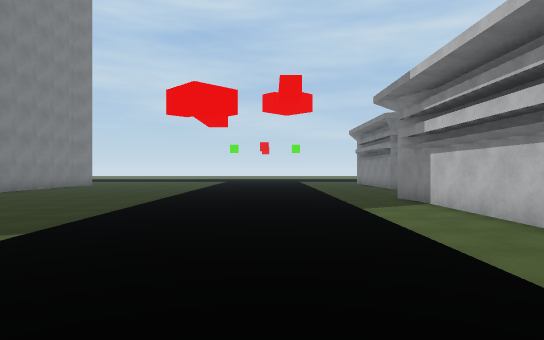
view 1 (above)

20 first-person views from a walk through a scene from a Unity 3-D project. The camera is 1.3 m above the floor, looks level and sees 75° across. The floor is counted in squares, 2 m on a side. Each view is taken from the middle of a square. On the plan, view 1 faces up. The plan holds only what a view shows up to about 10 squares ahead; the rest is blank. The place goes on beyond the plan. The player is left out.

view 2
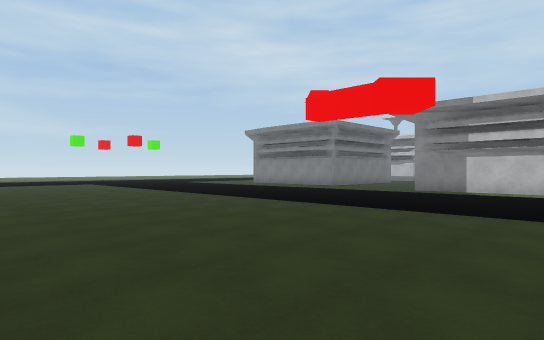

view 3
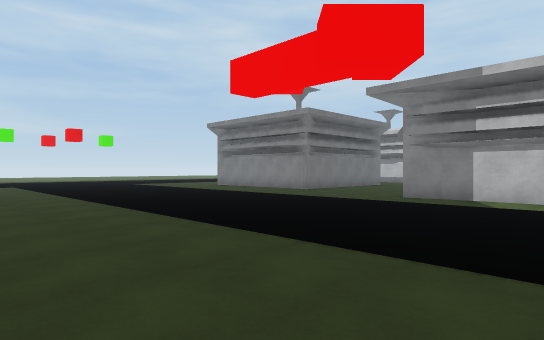

view 4
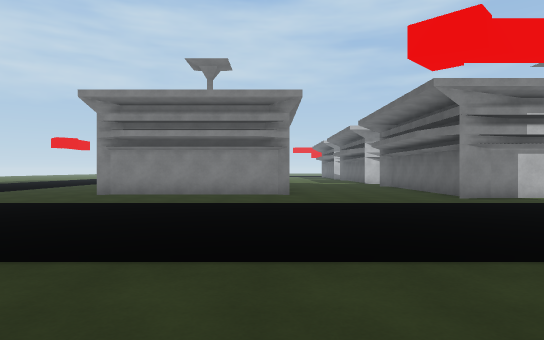

view 5
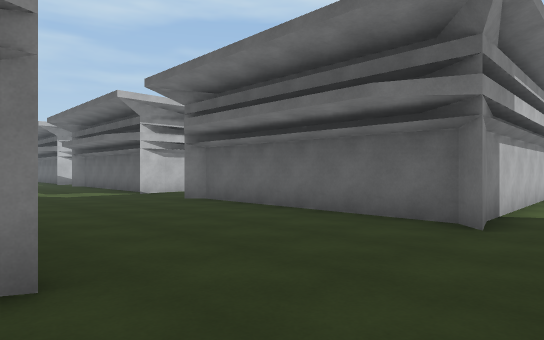

view 6
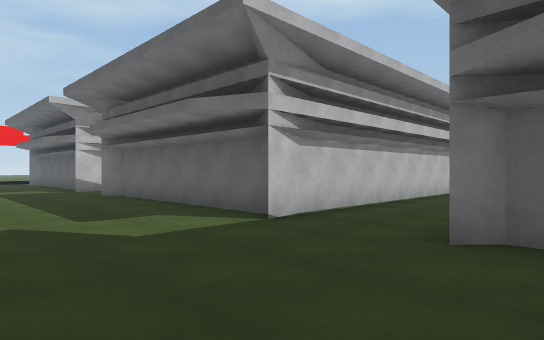

view 7
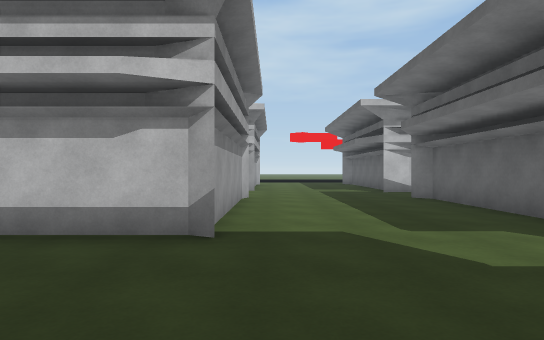

view 8
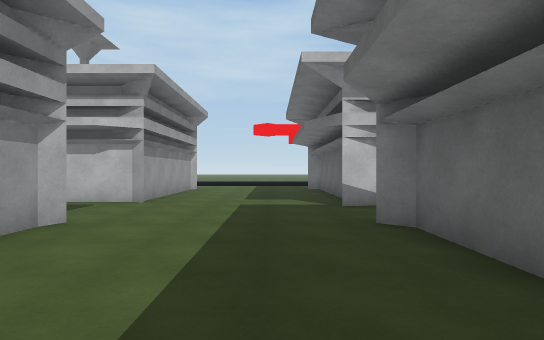

view 9
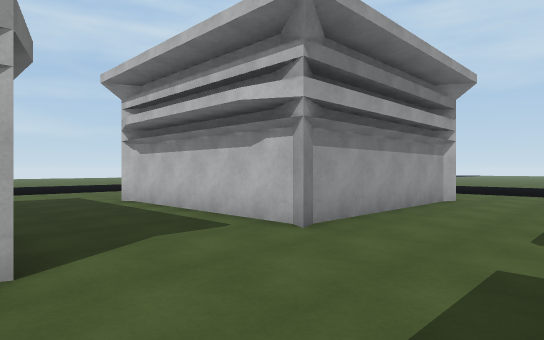

view 10
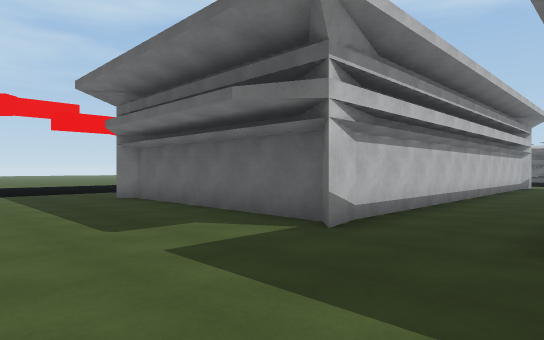

view 11
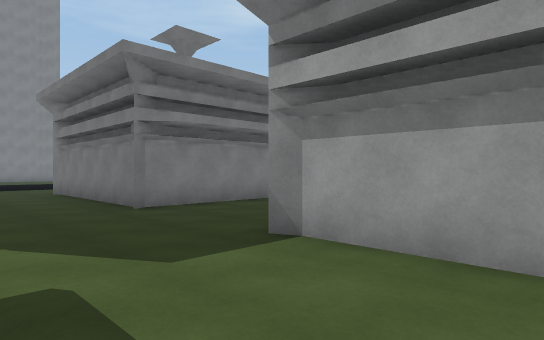

view 12
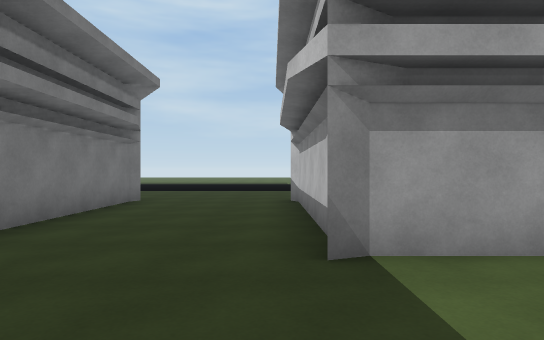

view 13
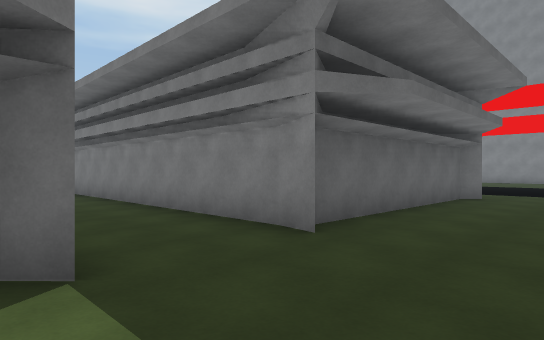

view 14
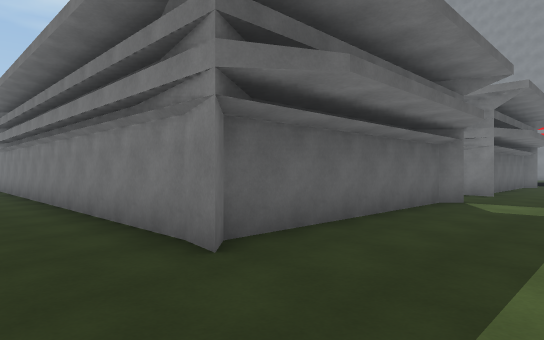

view 15
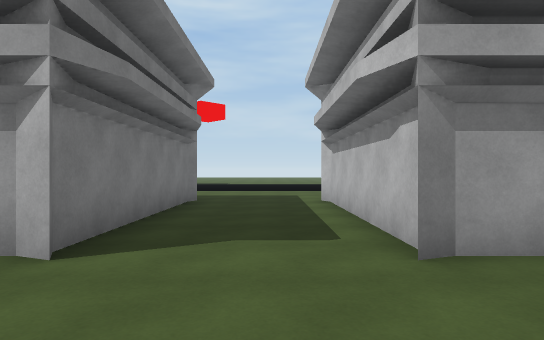

view 16
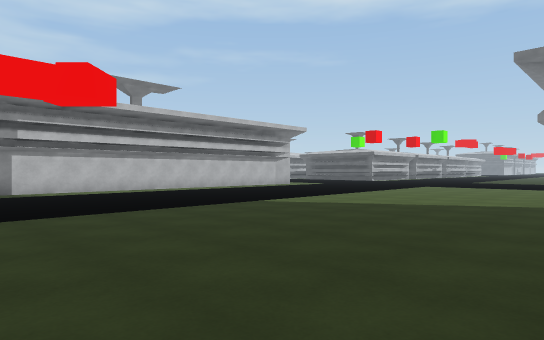

view 17
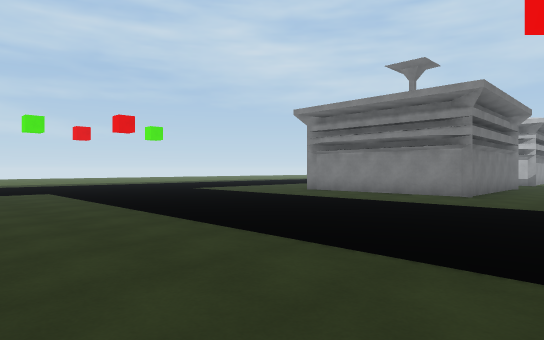

view 18
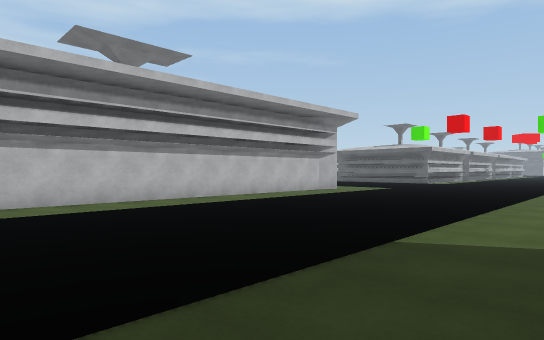

view 19
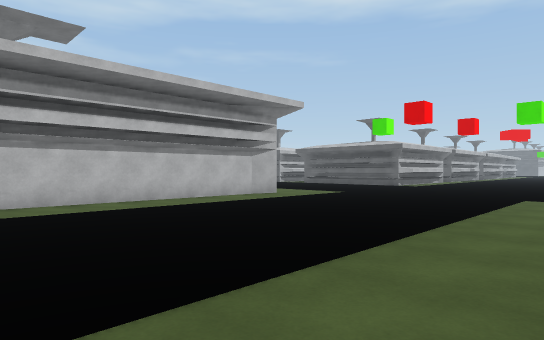

view 20
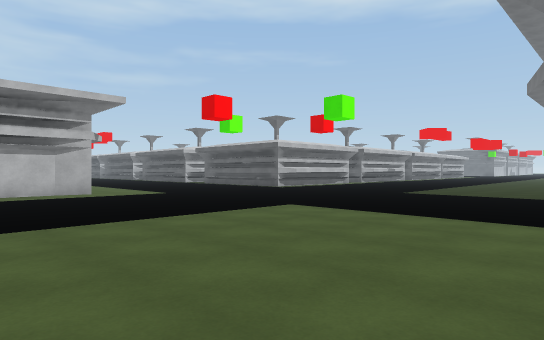

### Floor plan
Key: @ floor where view 1 was taken; . floor; B building.
Columns run from 8 left of view 1 to 23 right of it. Each row starts with its distance up from view 1.
 16     .........B B B...B   B...B
 15   ...........BBB B...B   B...BBB
 14  ............BBB B...B   B...BBB
 13  ............BBBBB...BBBBB..BBBB
 12  ...............................
 11  ...............................
 10  ...............................
  9 ................................
  8 ...........BBBBBBB..BBBBBB..BBBB
  7 ............B    B..B    B..B
  6 ............B    B..B    B..B
  5 ............B    B..B    B..B
  4 ............BBBB B..B    B..B
  3  ...........BBB  B..B    B..B
  2  ...........BBBB B .B    B..B
  1  ...........BBBB B  B    B..B
  0  .......@...B    B       B .B
 -1  ...........B            B
 -2  ...........B
 -3  ..........B
 -4  ...........
 -5   .........
 -6   ........
 -7   .......
 -8   ......
 -9   .....
-10   ....
-11    ..

Positions as (right, up) in squares from view 1, and headings:
1: (0, 0), facing up
2: (-8, 4), facing up-right
3: (-5, 5), facing up-right
4: (-5, 13), facing right
5: (2, 13), facing down-right
6: (8, 12), facing down-right
7: (9, 12), facing right
8: (13, 10), facing right
9: (17, 10), facing up-right
10: (17, 12), facing down-right
11: (15, 10), facing up-left
12: (12, 10), facing up
13: (12, 11), facing down-left
14: (19, 11), facing down-left
15: (19, 10), facing up
16: (-8, 9), facing down-right
17: (-5, 10), facing up-right
18: (-4, 7), facing down-right
19: (-4, 4), facing down-right
20: (-7, 0), facing down-right
